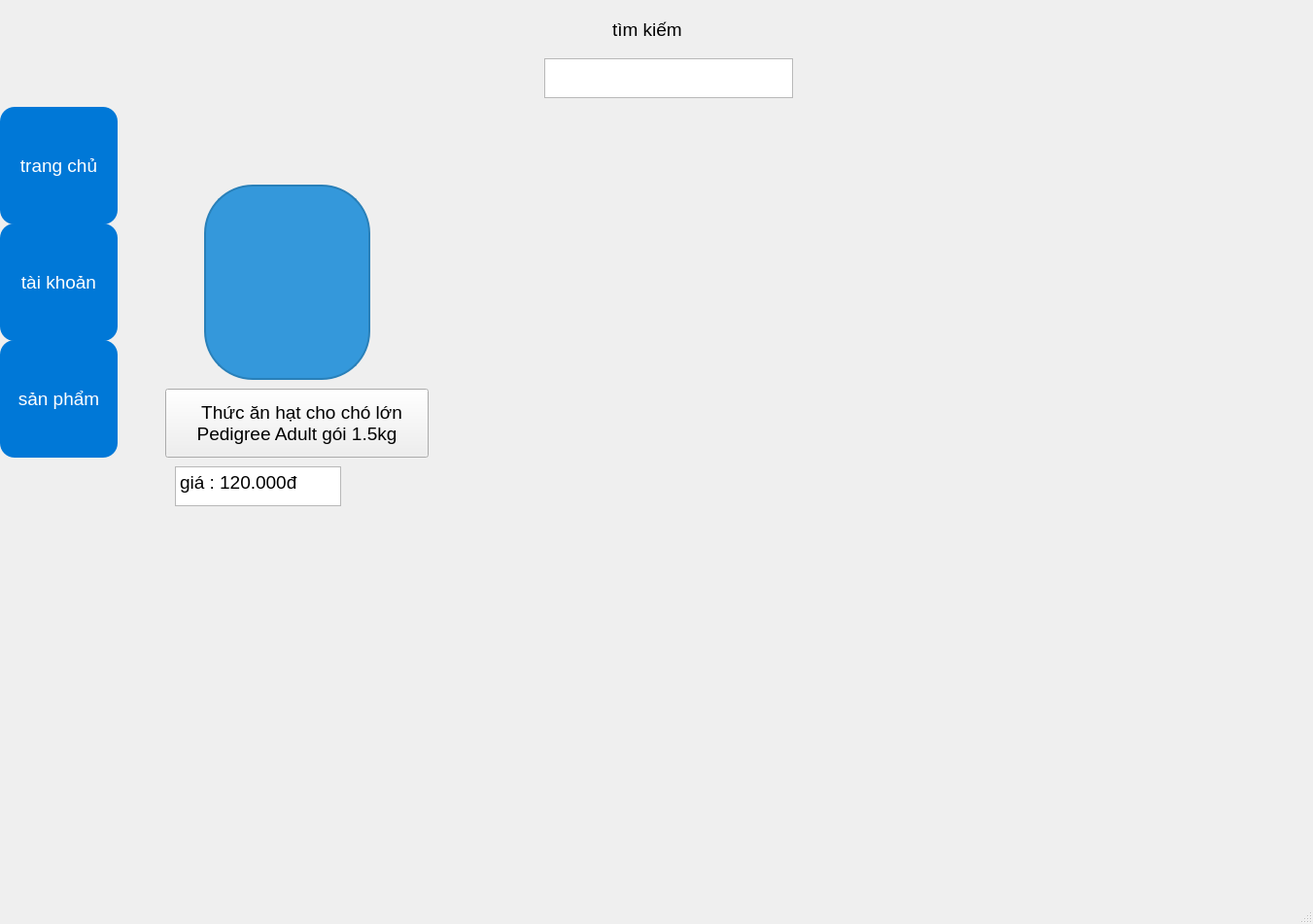
<?xml version="1.0" encoding="UTF-8"?>
<ui version="4.0">
 <class>MainWindow</class>
 <widget class="QMainWindow" name="MainWindow">
  <property name="geometry">
   <rect>
    <x>0</x>
    <y>0</y>
    <width>1351</width>
    <height>951</height>
   </rect>
  </property>
  <property name="font">
   <font>
    <pointsize>14</pointsize>
   </font>
  </property>
  <property name="windowTitle">
   <string>MainWindow</string>
  </property>
  <widget class="QWidget" name="centralwidget">
   <widget class="QPushButton" name="pushButton">
    <property name="geometry">
     <rect>
      <x>0</x>
      <y>110</y>
      <width>121</width>
      <height>121</height>
     </rect>
    </property>
    <property name="styleSheet">
     <string notr="true">QPushButton {
    background-color: #0078D7;   /* Màu nền */
    color: white;                /* Màu chữ */
    border-radius: 15px;         /* Bo tròn 15px */
    border: none;                /* Bỏ viền */
    padding: 6px 12px;           /* Cách lề trong nút */
}
</string>
    </property>
    <property name="text">
     <string>trang chủ</string>
    </property>
   </widget>
   <widget class="QPushButton" name="pushButton_2">
    <property name="geometry">
     <rect>
      <x>0</x>
      <y>350</y>
      <width>121</width>
      <height>121</height>
     </rect>
    </property>
    <property name="font">
     <font>
      <pointsize>14</pointsize>
     </font>
    </property>
    <property name="styleSheet">
     <string notr="true">QPushButton {
    background-color: #0078D7;   /* Màu nền */
    color: white;                /* Màu chữ */
    border-radius: 15px;         /* Bo tròn 15px */
    border: none;                /* Bỏ viền */
    padding: 6px 12px;           /* Cách lề trong nút */
}
</string>
    </property>
    <property name="text">
     <string>sản phẩm</string>
    </property>
   </widget>
   <widget class="QPushButton" name="pushButton_3">
    <property name="geometry">
     <rect>
      <x>0</x>
      <y>230</y>
      <width>121</width>
      <height>121</height>
     </rect>
    </property>
    <property name="font">
     <font>
      <pointsize>14</pointsize>
     </font>
    </property>
    <property name="styleSheet">
     <string notr="true">QPushButton {
    background-color: #0078D7;   /* Màu nền */
    color: white;                /* Màu chữ */
    border-radius: 15px;         /* Bo tròn 15px */
    border: none;                /* Bỏ viền */
    padding: 6px 12px;           /* Cách lề trong nút */
}
</string>
    </property>
    <property name="text">
     <string>tài khoản</string>
    </property>
   </widget>
   <widget class="QLabel" name="label">
    <property name="geometry">
     <rect>
      <x>0</x>
      <y>0</y>
      <width>131</width>
      <height>111</height>
     </rect>
    </property>
    <property name="text">
     <string/>
    </property>
    <property name="pixmap">
     <pixmap>../../../Downloads/images.png</pixmap>
    </property>
   </widget>
   <widget class="QTextBrowser" name="textBrowser">
    <property name="geometry">
     <rect>
      <x>560</x>
      <y>60</y>
      <width>256</width>
      <height>41</height>
     </rect>
    </property>
    <property name="styleSheet">
     <string notr="true">QTextBrowser {
    color: gray;
    font-style: italic;
}
</string>
    </property>
    <property name="html">
     <string>&lt;!DOCTYPE HTML PUBLIC &quot;-//W3C//DTD HTML 4.0//EN&quot; &quot;http://www.w3.org/TR/REC-html40/strict.dtd&quot;&gt;
&lt;html&gt;&lt;head&gt;&lt;meta name=&quot;qrichtext&quot; content=&quot;1&quot; /&gt;&lt;style type=&quot;text/css&quot;&gt;
p, li { white-space: pre-wrap; }
&lt;/style&gt;&lt;/head&gt;&lt;body style=&quot; font-family:'MS Shell Dlg 2'; font-size:14pt; font-weight:400; font-style:italic;&quot;&gt;
&lt;p style=&quot;-qt-paragraph-type:empty; margin-top:0px; margin-bottom:0px; margin-left:0px; margin-right:0px; -qt-block-indent:0; text-indent:0px;&quot;&gt;&lt;br /&gt;&lt;/p&gt;&lt;/body&gt;&lt;/html&gt;</string>
    </property>
   </widget>
   <widget class="QLabel" name="label_2">
    <property name="geometry">
     <rect>
      <x>630</x>
      <y>10</y>
      <width>91</width>
      <height>41</height>
     </rect>
    </property>
    <property name="text">
     <string>tìm kiếm</string>
    </property>
   </widget>
   <widget class="QLabel" name="label_3">
    <property name="geometry">
     <rect>
      <x>210</x>
      <y>190</y>
      <width>171</width>
      <height>201</height>
     </rect>
    </property>
    <property name="styleSheet">
     <string notr="true">QLabel {
    background-color: #3498db; /* Màu nền bạn chọn */
    border-radius: 50px;       /* Bằng chính xác 1/2 chiều rộng/cao */
    border: 2px solid #2980b9; /* (Tùy chọn) Viền cho label */
}</string>
    </property>
    <property name="frameShape">
     <enum>QFrame::VLine</enum>
    </property>
    <property name="text">
     <string/>
    </property>
    <property name="pixmap">
     <pixmap>../../../Downloads/thuc-an-hat-cho-cho-lon-pedigree-adult-goi-15kg-G5263-1636279687934.jpg</pixmap>
    </property>
    <property name="scaledContents">
     <bool>true</bool>
    </property>
    <property name="wordWrap">
     <bool>false</bool>
    </property>
    <property name="openExternalLinks">
     <bool>false</bool>
    </property>
   </widget>
   <widget class="QPushButton" name="pushButton_4">
    <property name="geometry">
     <rect>
      <x>170</x>
      <y>400</y>
      <width>271</width>
      <height>71</height>
     </rect>
    </property>
    <property name="text">
     <string>  Thức ăn hạt cho chó lớn
 Pedigree Adult gói 1.5kg </string>
    </property>
   </widget>
   <widget class="QTextBrowser" name="textBrowser_2">
    <property name="geometry">
     <rect>
      <x>180</x>
      <y>480</y>
      <width>171</width>
      <height>41</height>
     </rect>
    </property>
    <property name="html">
     <string>&lt;!DOCTYPE HTML PUBLIC &quot;-//W3C//DTD HTML 4.0//EN&quot; &quot;http://www.w3.org/TR/REC-html40/strict.dtd&quot;&gt;
&lt;html&gt;&lt;head&gt;&lt;meta name=&quot;qrichtext&quot; content=&quot;1&quot; /&gt;&lt;style type=&quot;text/css&quot;&gt;
p, li { white-space: pre-wrap; }
&lt;/style&gt;&lt;/head&gt;&lt;body style=&quot; font-family:'MS Shell Dlg 2'; font-size:14pt; font-weight:400; font-style:normal;&quot;&gt;
&lt;p style=&quot; margin-top:0px; margin-bottom:0px; margin-left:0px; margin-right:0px; -qt-block-indent:0; text-indent:0px;&quot;&gt;giá : 120.000đ&lt;/p&gt;&lt;/body&gt;&lt;/html&gt;</string>
    </property>
   </widget>
  </widget>
  <widget class="QMenuBar" name="menubar">
   <property name="geometry">
    <rect>
     <x>0</x>
     <y>0</y>
     <width>1351</width>
     <height>26</height>
    </rect>
   </property>
  </widget>
  <widget class="QStatusBar" name="statusbar"/>
 </widget>
 <resources/>
 <connections/>
</ui>
